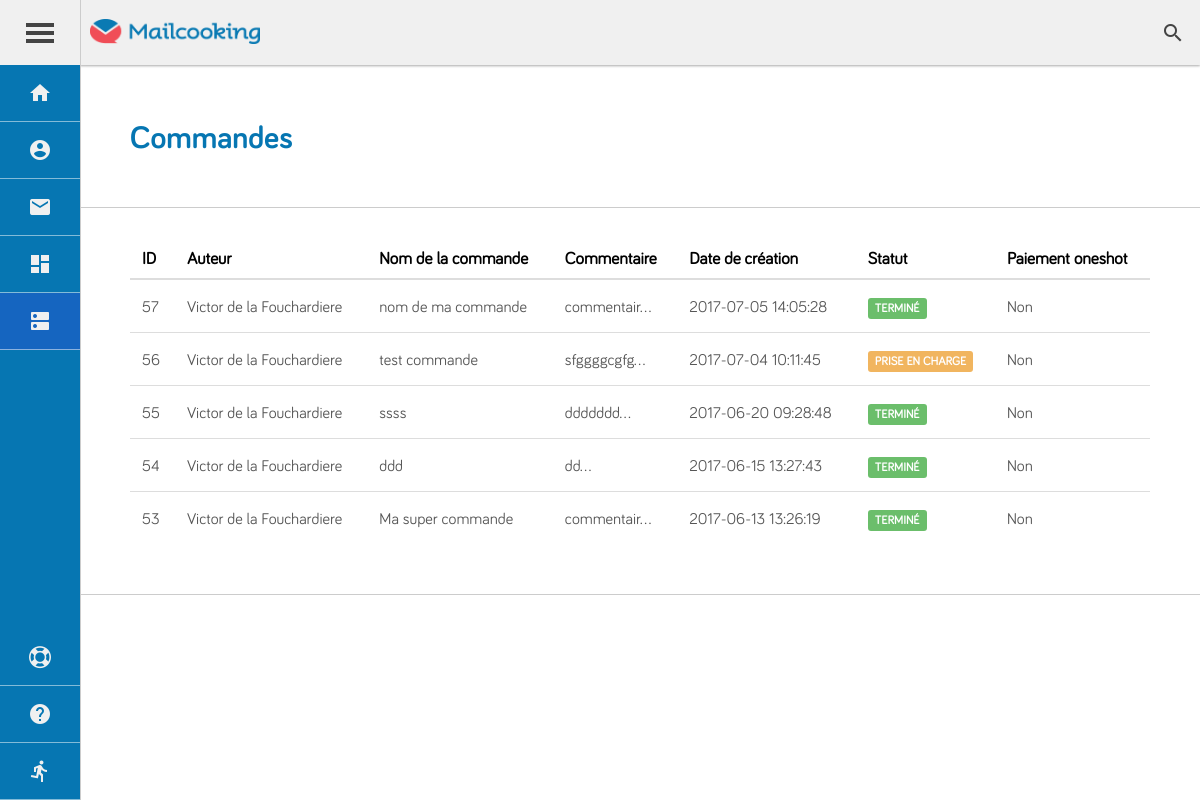
The app's page /?module=admin&action=commandes (signed in), older data.
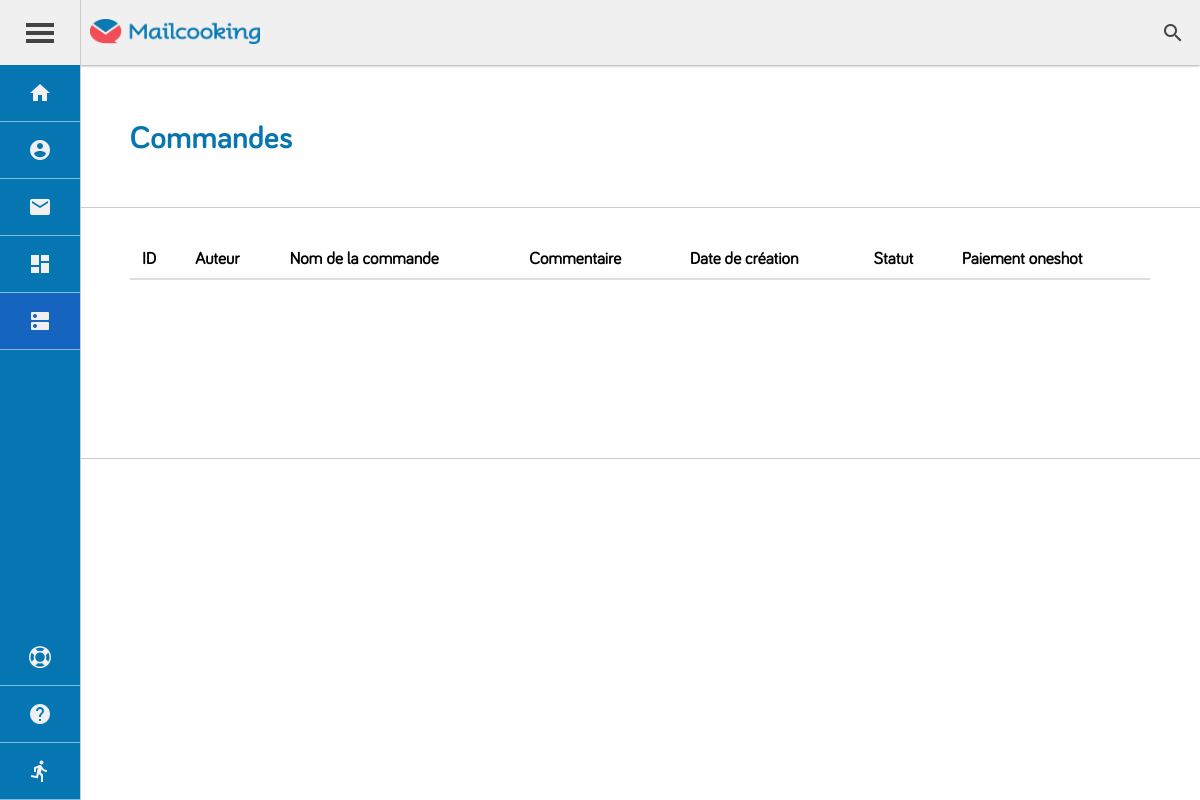
The same page, newer data.
### tables this page shows
CREATE TABLE `template_commande` (
  `id_user` varchar(255) NOT NULL,
  `id_commande` int(11) NOT NULL,
  `nom_commande` varchar(255) NOT NULL,
  `commentaire_commande` varchar(255) NOT NULL,
  `status` varchar(255) NOT NULL,
  `paid` int(11) NOT NULL,
  `date_creat` date NOT NULL
);

CREATE TABLE `users` (
  `user_id` int(11) NOT NULL,
  `user_email` varchar(255) NOT NULL,
  `user_password` varchar(255) NOT NULL,
  `user_societe` varchar(450) NOT NULL DEFAULT 'test' COMMENT 'Société modifiabale du user',
  `first_name` varchar(255) NOT NULL,
  `last_name` varchar(255) NOT NULL,
  `societe` varchar(255) NOT NULL DEFAULT 'test',
  `nb_phone` varchar(255) NOT NULL,
  `gender` varchar(255) NOT NULL,
  `valide` int(11) NOT NULL,
  `timestamp` timestamp NOT NULL DEFAULT CURRENT_TIMESTAMP
);

### app/model/admin/lire_commandes.php (called while the page is built, shortened)
<?php
	function lire_commandes()
	{
		global $connexion;
		try
		{
			$query = $connexion->prepare('SELECT *
											FROM template_commande, users
								                WHERE id_user=user_id
								                ORDER by date_creat DESC');
			$query->execute();
			$var = $query->fetchAll();
			return $var;
		}
		catch (Exception $e)
		{
			die("Erreur SQL : " . $e->getMessage());
		}
	}

### app/view/admin/commandes.php (the view, shortened to what this page needs)
<?php
	include("app/view/layout/user/header.php");
?>
<div class="container container_orders">
	<div class="block full_block">
		<div class="pannel pannel_heading">
			<div class="row nowrap row-verti-center row-hori-between">
				<div>
					<h1>Commandes</h1>
				</div>
			</div>
		</div>
	</div>
	<div class="block full_block">
		<div class="pannel pannel_body container_to_table">
			<table class="table_order">
				<thead>
					<tr>
						<th>ID</th>
						<th>Auteur</th>
						<th>Nom de la commande</th>
						<th>Commentaire</th>
						<th>Date de création</th>
						<th>Statut</th>
						<th>Paiement oneshot</th>
					</tr>
				</thead>
				<tbody>
				<?php foreach ($users as $key => $order) {
					$keep_status = $order["status"];
					if ($order["status"] == 0) {
						$order["status"] = "En attente de validation";
					} elseif ($order["status"] == 1) {
						$order["status"] = "Prise en charge";
					} elseif ($order["status"] == 2) {
						$order["status"] = "En attente de test";
					} elseif ($order["status"] == 3) {
						$order["status"] = "Terminé";
				} ?>
					<tr data-order="<?= $order["id_commande"]; ?>">
						<td><?= $order["id_commande"]; ?></td>
						<td><?= $order["first_name"]; ?> <?= $order["last_name"]; ?></td>
						<td><?= $order["nom_commande"]; ?></td>
						<td><?= htmlspecialchars(substr($order["commentaire_commande"],0,10)); ?>...</td>
						<td><?= $order["date_creat"]; ?></td>
						<td><span class="statut statut<?= $keep_status ?>"><?= $order["status"]; ?></span></td>
						<td>
							<?php if (boolval($order["paid"])) { ?>
								Oui
							<?php } else { ?>
								Non
							<?php } ?>
						</td>
					</tr>
				<?php } ?>
				</tbody>
			</table>
		</div>
	</div>
</div>
<?php
	include("app/view/layout/user/footer.php");
?>

Row changes from the older to the newer data that the page shows:
removed template_commande: id_commande "57", id_user.first_name "Victor", id_user.last_name "de la Fouchardiere", nom_commande "nom de ma commande", commentaire_commande "commentair", date_creat "2017-07-05 14:05:28", status "TERMINÉ", shows "Non"
removed template_commande: id_commande "56", id_user.first_name "Victor", id_user.last_name "de la Fouchardiere", nom_commande "test commande", commentaire_commande "sfggggcgfg", date_creat "2017-07-04 10:11:45", status "PRISE EN CHARGE", shows "Non", status "1" (drawn)
removed template_commande: id_commande "55", id_user.first_name "Victor", id_user.last_name "de la Fouchardiere", nom_commande "ssss", commentaire_commande "ddddddd", date_creat "2017-06-20 09:28:48", status "TERMINÉ", shows "Non"
removed template_commande: id_commande "54", id_user.first_name "Victor", id_user.last_name "de la Fouchardiere", nom_commande "ddd", commentaire_commande "dd", date_creat "2017-06-15 13:27:43", status "TERMINÉ", shows "Non"
removed template_commande: id_commande "53", id_user.first_name "Victor", id_user.last_name "de la Fouchardiere", nom_commande "Ma super commande", commentaire_commande "commentair", date_creat "2017-06-13 13:26:19", status "TERMINÉ", shows "Non"
